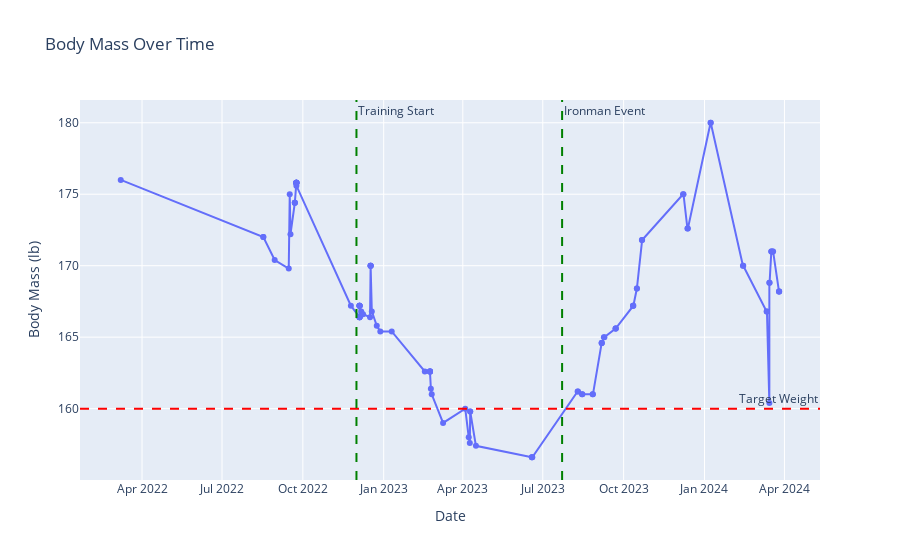

This figure's notebook cell:
### Code cell
# import os

# # Directory to save the visualizations
# save_path = '/Users/ngirmay/Documents/GitHub/ironman_retrospective/IronMan_2023/body_composition/visualizations/'

# # Check if the save path exists, if not create it
# if not os.path.exists(save_path):
#     os.makedirs(save_path)

# # Save all the figures (replace fig_name with the actual figure variable names)
# fig_body_mass.write_image(os.path.join(save_path, 'body_mass_over_time.png'))
# fig_lean_body_mass.write_image(os.path.join(save_path, 'lean_body_mass_over_time.png'))
# fig_body_fat.write_image(os.path.join(save_path, 'body_fat_percentage_over_time.png'))
# fig_compare.write_image(os.path.join(save_path, 'body_mass_and_fat_comparison.png'))
# fig.show()

# # Save other visualizations from further sections of the code
# fig_hist_height.write_image(os.path.join(save_path, 'height_distribution.png'))
# fig_hist_weight.write_image(os.path.join(save_path, 'weight_distribution.png'))
# fig.write_image(os.path.join(save_path, 'regression_height_weight.png'))

# # Save Heart Rate visualizations
# fig_time_spent_all_zones.write_image(os.path.join(save_path, 'heart_rate_zones_time_spent.png'))
# fig_karvonen.write_image(os.path.join(save_path, 'heart_rate_zones_karvonen_method.png'))
# fig.show()

# # Save VO2 Max visualization
# fig.write_image(os.path.join(save_path, 'vo2_max_trend.png'))

# print("All visualizations saved to", save_path)
